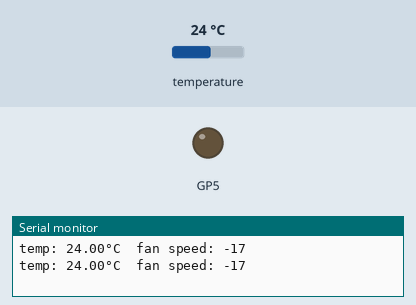
Simulated run of this sketch. Board: Raspberry Pi Pico. Parts: output pins drawn as LEDs (lit = HIGH), the last lines printed to the serial monitor. The inputs (shaded band) are chosen by the test bench; at power-on: temperature 24 °C.

Above: at 3.5 s.
3.6 s: temperature set to 28 °C
At 4.5 s:
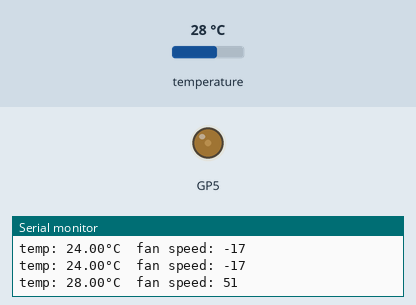
5.2 s: temperature set to 33 °C
At 6.9 s:
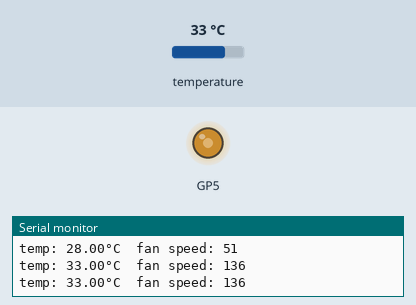
7.2 s: temperature set to 41 °C
At 8.7 s:
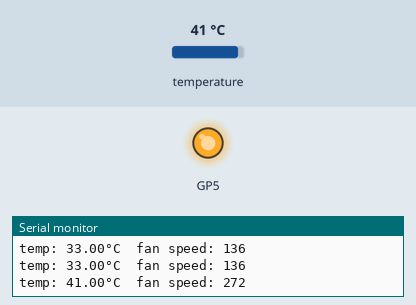
Timing chart, 0 to 10.2 s (numbered marks = the images above; inputs shaded):
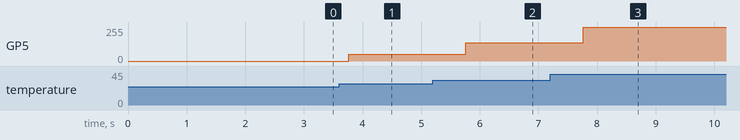

Measured:
- after the input at 3.6 s, GP5: 0/255 → 51/255 after 0.16 s
- after the input at 5.2 s, GP5: 51/255 → 136/255 after 0.56 s
- after the input at 7.2 s, GP5: 136/255 → 255/255 after 0.56 s

The sketch:

combined_127.ino
```cpp
// snippet: combined_127
// tags: combined, multi-sensor, millis, onewire, dallastemperature
// boards: avr, esp32, megaavr, nano33iot, romi32u4, rp2040
// library: OneWire, DallasTemperature
// description: Temperature-controlled fan: DS18B20 pin 3
// prompts: temperature-controlled, ds18b20, declare, float, tempc, globally
// verified: compile-only
// source: kd-generated (id 127)
// exact-include: OneWire.h, DallasTemperature.h

#include <OneWire.h>
#include <DallasTemperature.h>

#define ONE_WIRE_PIN 3
OneWire oneWire(ONE_WIRE_PIN);
DallasTemperature sensors(&oneWire);
float tempC = 0.0;

unsigned long prevMs = 0;

void setup() {
  Serial.begin(9600);
  sensors.begin();
  pinMode(5, OUTPUT);
}

void loop() {
  unsigned long now = millis();
  if (now - prevMs < 1000) return;
  prevMs = now;

  sensors.requestTemperatures();  // Dallas: trigger a conversion on the 1-Wire bus (blocks ~750ms)
  tempC = sensors.getTempCByIndex(0);  // Dallas: Celsius for device index (0-based)
  if (tempC == DEVICE_DISCONNECTED_C) {
    Serial.println("DS18B20 not found");
    return;
  }

  int fanSpeed = map(tempC, 25.0, 40.0, 0, 255);
  analogWrite(5, fanSpeed);

  Serial.print("temp: ");
  Serial.print(tempC);
  Serial.print("°C  fan speed: ");
  Serial.println(fanSpeed);
}
```
